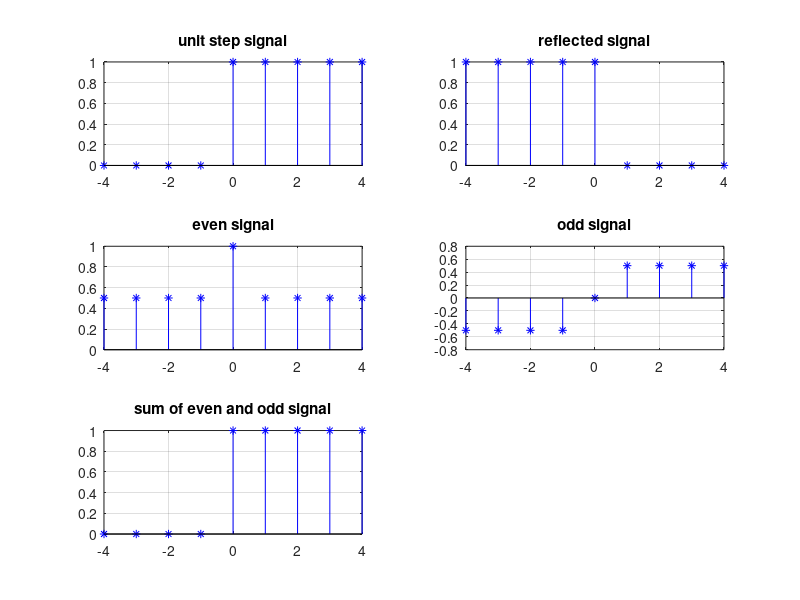

Here is the MATLAB script that generated this plot:
%unit step signal
clc;clear all;close all;
negative_time=-4; positive_time=4;
n=negative_time:1:positive_time;
ind=0; x1=[]; x2=[]; x_e=[]; x_o=[]; x_s=[];
for i=negative_time:1:positive_time
    ind=ind+1;
    if i==0||i>0
        x1(ind)=1;
    else
        x1(ind)=0;
    end
    
end
subplot(3,2,1)

stem(n,x1,'b*');
title('unit step signal');
grid on;
%reflected signal
ind=0;
for i=negative_time:1:positive_time
    ind=ind+1;
    if i>0
        x2(ind)=0;
    else
        x2(ind)=1;
    end
    
end
subplot(3,2,2)
stem(n,x2,'b*');
title('reflected signal');
grid on;
%even signal
x_e=(x1+x2)/2;
subplot(3,2,3)
stem(n,x_e,'b*');
title('even signal');
grid on;
%odd signal
x_o=(x1-x2)/2;
subplot(3,2,4)
stem(n,x_o,'b*');
title('odd signal');
grid on;
%sum of even and odd signal
x_s=(x_e+x_o);
subplot(3,2,5)
stem(n,x_s,'b*');
title('sum of even and odd signal');
grid on;